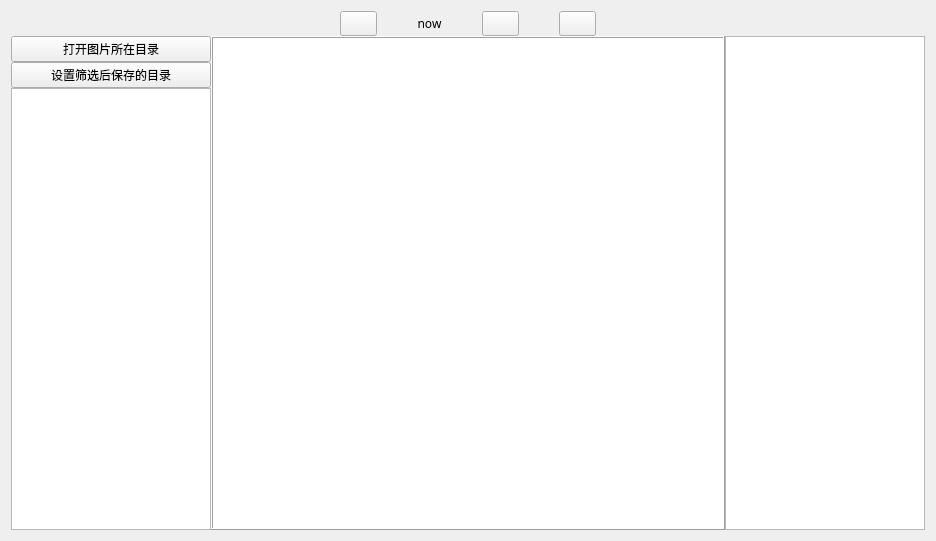
<?xml version="1.0" encoding="UTF-8"?>
<ui version="4.0">
 <class>Mmain</class>
 <widget class="QWidget" name="Mmain">
  <property name="geometry">
   <rect>
    <x>0</x>
    <y>0</y>
    <width>936</width>
    <height>541</height>
   </rect>
  </property>
  <property name="font">
   <font>
    <family>微软雅黑</family>
   </font>
  </property>
  <property name="windowTitle">
   <string>图片筛选工具</string>
  </property>
  <property name="windowIcon">
   <iconset>
    <normaloff>./logo.png</normaloff>./logo.png</iconset>
  </property>
  <property name="styleSheet">
   <string notr="true"/>
  </property>
  <layout class="QGridLayout" name="gridLayout">
   <item row="0" column="0">
    <layout class="QVBoxLayout" name="verticalLayout">
     <property name="spacing">
      <number>0</number>
     </property>
     <property name="sizeConstraint">
      <enum>QLayout::SetFixedSize</enum>
     </property>
     <property name="leftMargin">
      <number>0</number>
     </property>
     <property name="bottomMargin">
      <number>0</number>
     </property>
     <item>
      <layout class="QHBoxLayout" name="horizontalLayout_2">
       <item>
        <spacer name="horizontalSpacer">
         <property name="orientation">
          <enum>Qt::Horizontal</enum>
         </property>
         <property name="sizeType">
          <enum>QSizePolicy::Expanding</enum>
         </property>
         <property name="sizeHint" stdset="0">
          <size>
           <width>400</width>
           <height>20</height>
          </size>
         </property>
        </spacer>
       </item>
       <item>
        <widget class="QPushButton" name="btn_before">
         <property name="maximumSize">
          <size>
           <width>50</width>
           <height>16777215</height>
          </size>
         </property>
         <property name="styleSheet">
          <string notr="true"/>
         </property>
         <property name="text">
          <string/>
         </property>
         <property name="icon">
          <iconset>
           <normaloff>./left.png</normaloff>./left.png</iconset>
         </property>
         <property name="shortcut">
          <string>Left</string>
         </property>
        </widget>
       </item>
       <item>
        <spacer name="horizontalSpacer_3">
         <property name="orientation">
          <enum>Qt::Horizontal</enum>
         </property>
         <property name="sizeType">
          <enum>QSizePolicy::Fixed</enum>
         </property>
         <property name="sizeHint" stdset="0">
          <size>
           <width>40</width>
           <height>20</height>
          </size>
         </property>
        </spacer>
       </item>
       <item>
        <widget class="QLabel" name="now_idx">
         <property name="text">
          <string>now</string>
         </property>
         <property name="alignment">
          <set>Qt::AlignCenter</set>
         </property>
        </widget>
       </item>
       <item>
        <spacer name="horizontalSpacer_4">
         <property name="orientation">
          <enum>Qt::Horizontal</enum>
         </property>
         <property name="sizeType">
          <enum>QSizePolicy::Fixed</enum>
         </property>
         <property name="sizeHint" stdset="0">
          <size>
           <width>40</width>
           <height>20</height>
          </size>
         </property>
        </spacer>
       </item>
       <item>
        <widget class="QPushButton" name="btn_next">
         <property name="maximumSize">
          <size>
           <width>50</width>
           <height>16777215</height>
          </size>
         </property>
         <property name="text">
          <string/>
         </property>
         <property name="icon">
          <iconset>
           <normaloff>./right.png</normaloff>./right.png</iconset>
         </property>
         <property name="shortcut">
          <string>Right</string>
         </property>
        </widget>
       </item>
       <item>
        <spacer name="horizontalSpacer_5">
         <property name="orientation">
          <enum>Qt::Horizontal</enum>
         </property>
         <property name="sizeType">
          <enum>QSizePolicy::Fixed</enum>
         </property>
         <property name="sizeHint" stdset="0">
          <size>
           <width>40</width>
           <height>20</height>
          </size>
         </property>
        </spacer>
       </item>
       <item>
        <widget class="QPushButton" name="pushButton_3">
         <property name="maximumSize">
          <size>
           <width>50</width>
           <height>16777215</height>
          </size>
         </property>
         <property name="text">
          <string/>
         </property>
         <property name="icon">
          <iconset>
           <normaloff>./move.png</normaloff>./move.png</iconset>
         </property>
        </widget>
       </item>
       <item>
        <spacer name="horizontalSpacer_2">
         <property name="orientation">
          <enum>Qt::Horizontal</enum>
         </property>
         <property name="sizeType">
          <enum>QSizePolicy::Expanding</enum>
         </property>
         <property name="sizeHint" stdset="0">
          <size>
           <width>400</width>
           <height>20</height>
          </size>
         </property>
        </spacer>
       </item>
      </layout>
     </item>
     <item>
      <layout class="QHBoxLayout" name="horizontalLayout">
       <property name="spacing">
        <number>0</number>
       </property>
       <item>
        <layout class="QVBoxLayout" name="verticalLayout_2">
         <item>
          <widget class="QPushButton" name="pushButton">
           <property name="maximumSize">
            <size>
             <width>200</width>
             <height>200</height>
            </size>
           </property>
           <property name="text">
            <string>打开图片所在目录</string>
           </property>
          </widget>
         </item>
         <item>
          <widget class="QPushButton" name="pushButton_2">
           <property name="maximumSize">
            <size>
             <width>200</width>
             <height>16777215</height>
            </size>
           </property>
           <property name="text">
            <string>设置筛选后保存的目录</string>
           </property>
          </widget>
         </item>
         <item>
          <widget class="QListWidget" name="listWidgetimg">
           <property name="sizePolicy">
            <sizepolicy hsizetype="Fixed" vsizetype="Expanding">
             <horstretch>0</horstretch>
             <verstretch>0</verstretch>
            </sizepolicy>
           </property>
           <property name="maximumSize">
            <size>
             <width>200</width>
             <height>16777215</height>
            </size>
           </property>
          </widget>
         </item>
        </layout>
       </item>
       <item>
        <widget class="QGraphicsView" name="graphicsView">
         <property name="minimumSize">
          <size>
           <width>500</width>
           <height>0</height>
          </size>
         </property>
         <property name="styleSheet">
          <string notr="true"/>
         </property>
         <property name="frameShape">
          <enum>QFrame::Box</enum>
         </property>
         <property name="frameShadow">
          <enum>QFrame::Raised</enum>
         </property>
        </widget>
       </item>
       <item>
        <widget class="QListWidget" name="listWidgetlabel">
         <property name="minimumSize">
          <size>
           <width>200</width>
           <height>0</height>
          </size>
         </property>
         <property name="maximumSize">
          <size>
           <width>200</width>
           <height>16777215</height>
          </size>
         </property>
        </widget>
       </item>
      </layout>
     </item>
    </layout>
   </item>
  </layout>
 </widget>
 <resources/>
 <connections/>
</ui>
